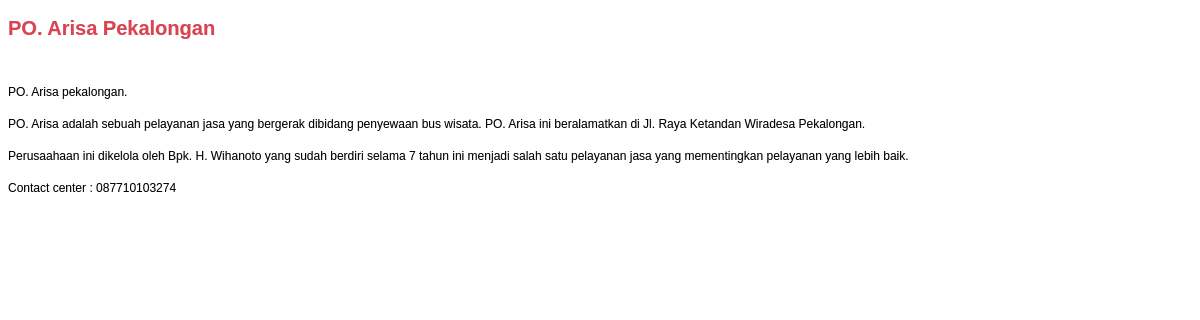
/tentang.php, run on the app's committed database.
### tables this page shows
CREATE TABLE IF NOT EXISTS `profil_po` (
  `id` int(1) NOT NULL AUTO_INCREMENT,
  `judul` text NOT NULL,
  `isi` longtext NOT NULL,
  PRIMARY KEY (`id`)
);

### tentang.php (the view, shortened to what this page needs)
<?php
include('hapus_otomatis.php');
$query_sql = "SELECT * FROM profil_po";
$sql = mysql_query($query_sql, $database) or die(mysql_error());
$row_sql = mysql_fetch_assoc($sql);
?>
<!DOCTYPE html PUBLIC "-//W3C//DTD XHTML 1.0 Transitional//EN" "http://www.w3.org/TR/xhtml1/DTD/xhtml1-transitional.dtd">
<html xmlns="http://www.w3.org/1999/xhtml">
<head>
<link href="css/frame.css" rel="stylesheet" type="text/css" />
</head>
<body>
<div class="induk">
<h2 style="font-size: 20px;"><?php echo $row_sql['judul']; ?></h2><br />
<?php echo $row_sql['isi']; ?>
</div>
</body>
</html>

### css/frame.css (style rules this page uses)
.induk { margin: 0; font-family: Arial, Helvetica, sans-serif; text-shadow: .3px .3px .5px rgba(0,0,0,.2); font-size: 12px; width: 100%; padding-bottom: 100px; }
p { line-height: 20px; text-align:justify; }
h1, h2, h3, h4, h5, h6 { color: #de424f; }

### data on the page
profil_po: judul "PO. Arisa Pekalongan", isi "PO. Arisa pekalongan. PO. Arisa adalah sebuah pelayanan jasa yang bergerak dibidang penyewaan bus wisata. PO. Arisa ini beralamatkan di Jl. Raya Ketandan Wiradesa Pekalongan. Perusaahaan ini dikelola oleh Bpk. H. Wihanoto yang sudah berdiri selama 7 tahun ini menjadi salah satu pelayanan jasa yang mementingkan pelayanan yang lebih baik. Contact center : 087710103274"
